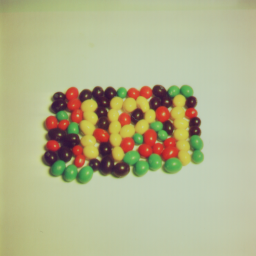
#> input picture Python/4.1.07.tiff, 256 x 256 px
$ python lowpass.py
#> lines starting #> are read from the running program, lines starting #| are printed output that depends on the picture
### Python/chanpy/__init__.py
import numpy as np
import cmath

class ChannelBasis:

    def __init__(self):
        self.setParameters(self)

    def setParameters(self, nChannels=11, minValue=0., maxValue=0., modularChannels=False, boundedChannels=True):
        self.__modular__ = modularChannels
        self.__bounded__ = boundedChannels
        self.__minV__ = minValue
        self.__maxV__ = maxValue
        self.__width__ = np.pi/3.0
        self.__nChans__ = nChannels
#        self.__norm__ = 0.
        self.__updateInputScaling__()

    # [6 lines left out: function displayParameters, not called in this run]

    def displayBasisType(self):
        print(' Channel type : empty')

    def getNrChannels(self):
        return self.__nChans__

    def getNrChannelsVec(self):
        nChansVec = (self.getNrChannels(),)
        return nChansVec

    def getMaxV(self):
        return self.__maxV__

    def getMinV(self):
        return self.__minV__

    def getNorm(self):
        return self.__norm__

    def encode(self, values):
        pass

    def decode(self, chCoeff, nrModes=1):
        pass

    def __scaleInput__(self, value):
        if self.__bounded__:
            value = np.maximum(value,self.__minV__)
            value = np.minimum(value,self.__maxV__)
        value = self.__scaling__*(value-self.__minV__)+self.__offset__
        return value

# [21 lines left out: function sortModes, not called in this run]

class HistogramBasis(ChannelBasis):

    def __init__(self):
        self.__norm__ = 1.0

    def __updateInputScaling__(self):
        self.__scaling__ = self.__nChans__/(self.__maxV__ - self.__minV__)
        self.__offset__ = -0.5

    # [9 lines left out: function encode, not called in this run]

    def displayBasisType(self):
        print(' Channel type : rectangular')

    # [12 lines left out: function decode, not called in this run]

class BilinearBasis(ChannelBasis):

    def __init__(self):
        self.__norm__ = 1.0

    # [25 lines left out: functions __updateInputScaling__, encode, not called in this run]

    def displayBasisType(self):
        print(' Channel type : linear B-spline')

    # [19 lines left out: function decode, not called in this run]

class Cos2ChannelBasis(ChannelBasis):

    def __init__(self):
        self.__norm__ = 1.5

    def __updateInputScaling__(self):
        self.__scaling__ = (self.__nChans__ - 2.)/(self.__maxV__ - self.__minV__)
        self.__offset__ = 0.5

    def encode(self, cVal):
        val = cVal
        val = self.__scaleInput__(val)
        chVec = np.zeros((1,self.__nChans__))
        i_centerCoeff = np.round(val).astype(int)
        i_centerCoeff = np.minimum(i_centerCoeff,self.__nChans__ - 2)
        i_centerCoeff = np.maximum(i_centerCoeff,1)
        d = val - i_centerCoeff
        chVec[0,i_centerCoeff-1] = np.cos((1+d) * self.__width__)**2
        chVec[0,i_centerCoeff]   = np.cos(d * self.__width__)**2
        chVec[0,i_centerCoeff+1] = np.cos((1-d) * self.__width__)**2
        return chVec

    def displayBasisType(self):
        print(' Channel type : cos2')

    # [24 lines left out: function decode, not called in this run]

class CombinedChannelBasis(ChannelBasis):

    def __init__(self):
        pass

    def setParameters(self, chBasisVector):
        self.__chBasisVector__ = chBasisVector
        self.__nChans__        = 1
        self.__norm__          = 1.
        self.__nChansVec__     = np.zeros(len(chBasisVector))
        for k in range(len(chBasisVector)):
            nPartChannels = chBasisVector[k].getNrChannels()
            self.__nChans__ *= nPartChannels
            self.__norm__ *= chBasisVector[k].getNorm()
            self.__nChansVec__[k] = nPartChannels

    def getNrChannelsVec(self):
        nrChansVec = self.__nChansVec__
        return nrChansVec

    def encode(self, vals):
        tmpxChannel = ChannelVector(self.__chBasisVector__[0])
        tmpxChannel.addSample(np.atleast_2d(vals[0]))
        #tmpOP = ChannelVector(self.__chBasisVector__[0])
        for k in range(1,len(vals)):
            tmpyChannel = ChannelVector(self.__chBasisVector__[k])
            tmpyChannel.addSample(np.atleast_2d(vals[k]))
            # [5 lines of commented-out code are left out]
            tmpxChannel=np.kron(tmpxChannel,tmpyChannel)
        tmpxChannel.setChannelBasis(self)
        tmpxChannel.normalize()
        return tmpxChannel

    def displayBasisType(self):
        print('Combined Channel Basis')

    # [40 lines left out: function decode, not called in this run]

class ChannelVector(np.ndarray):

    def __new__(cls, chBasis=None, coeffs=None):
        if chBasis is None:
            obj = np.array([[]]).view(cls)
            obj.__chBasis__ = chBasis
            obj.__support__ = ()
        else:
            if coeffs is None:
                obj = np.zeros((1,chBasis.getNrChannels())).view(cls).copy() #penalty?
                obj.__support__ = (1,1)
            else:
                obj = coeffs.view(cls)
                obj.__support__ = (1,coeffs.shape[0])
            obj.__chBasis__ = chBasis
        return obj

    def addSample(self, vals):
        sizes = self.__chBasis__.getNrChannelsVec()
        vals = np.atleast_3d(vals)
        nrR, nrC, nrK = vals.shape
        sizeDiff = nrK-len(sizes)
        createCCFM = (sizeDiff<0)
        dedicatedCertainty = (abs(sizeDiff)==1)
        cVals = np.empty(len(sizes))
        if createCCFM:
            nrEls = 1
        else:
            nrEls = nrR*nrC
        if (self.shape[1] != self.__chBasis__.getNrChannels()) or (self.shape[0] != nrEls):
            #self = ChannelVector(self.__chBasis__,np.zeros((nrEls,self.__chBasis__.getNrChannels())))
            self.resize((nrEls,self.__chBasis__.getNrChannels()),refcheck=0)
            self.fill(0.)
            if createCCFM:
                self.__support__ = (1,1)
            else:
                self.__support__ = (nrR,nrC)
        for rdx in range(nrR):
            for cdx in range(nrC):
                if dedicatedCertainty:
                    cVals[:nrK-1] = vals[rdx,cdx,:-1]
                else:
                    cVals[:nrK] = vals[rdx,cdx,:]
                if createCCFM:
                    cVals[-2] = rdx
                    cVals[-1] = cdx
                tmp_chCoeff = self.__chBasis__.encode(cVals)
                if createCCFM:
                    corrW = (nrR*nrC)**(2./sizes.size) # maybe bug
                    if dedicatedCertainty:
                        self += tmp_chCoeff*vals[rdx,cdx,-1]/corrW
                    else:
                        self += tmp_chCoeff/corrW
                else:
                    if dedicatedCertainty:
                        self[rdx*nrC+cdx,:] += tmp_chCoeff[0,:]*vals[rdx,cdx,-1]
                    else:
                        self[rdx*nrC+cdx,:] += tmp_chCoeff[0,:]

    # [9 lines left out: function decode, not called in this run]

    def normalize(self):
        nrm = np.sum(self)
        if nrm > 0:
            self *= self.__chBasis__.getNorm()/nrm
        else:
            self.fill(self.__chBasis__.getNorm()/self.shape[1])

    def setChannelBasis(self, chBasis):
        self.__chBasis__ = chBasis
        #self = self.base.resize((1,chBasis.getNrChannels())).view(self.__class__)
        #self.fill(0.)
        self.__support__ = (1,1)

    def channelImage(self):
        res = self.reshape(self.__support__ + (-1,))
        return res

    def histogramMatrix(self):
        pass
    # std::vector<int> sizes(1);
    # m_chBasis->getNrChannelsVec(sizes);
    # sizes.push_back(rows);
    # cv::Mat resTmp((int)sizes.size(),&sizes[0],CV_32F,data);
    # res = resTmp;

### Python/lowpass.py
# -*- coding: utf-8 -*-
"""
Created on Fri Jul 13 10:09:42 2018

@author: micfe03
"""

import numpy as np
import imageio
from matplotlib import pyplot as plt
import chanpy as cp

if __name__ == '__main__':
    ngc = 10
    nrc = 24
    ncc = 28
    image = imageio.imread("4.1.07.tiff")
#> image is the input picture: shape (256, 256, 3); mean R, G, B 179.2, 180.6, 142.3
    image = image[:,:,0]
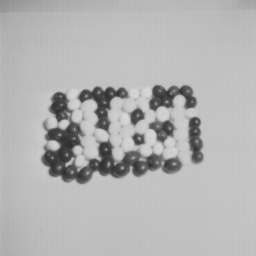
#> image: shape (256, 256); min 46, max 218, mean 179.2
    plt.imshow(image,'gray')
    plt.title("Original Image")
    plt.colorbar()
    plt.show()
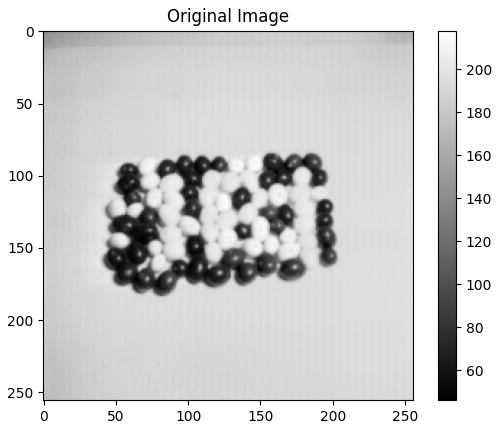
#> figure drawn by matplotlib, 2 panels
    CCBB = cp.Cos2ChannelBasis()
    CCBB.setParameters(ngc, 0, 1)
    CCBC = cp.Cos2ChannelBasis()
    CCBC.setParameters(ncc, 0, image.shape[1]-1)
    CCBR = cp.Cos2ChannelBasis()
    CCBR.setParameters(nrc, 0, image.shape[0]-1)
    image = 1.0/255.0*image
    CCFM = cp.CombinedChannelBasis()
    chBCCFM = [CCBB, CCBR, CCBC]
    CCFM.setParameters(chBCCFM)
    cCCFM = cp.ChannelVector(CCFM)
    cCCFM.addSample(image)
#> (the run stopped early here; a loop or call above may not have finished)
